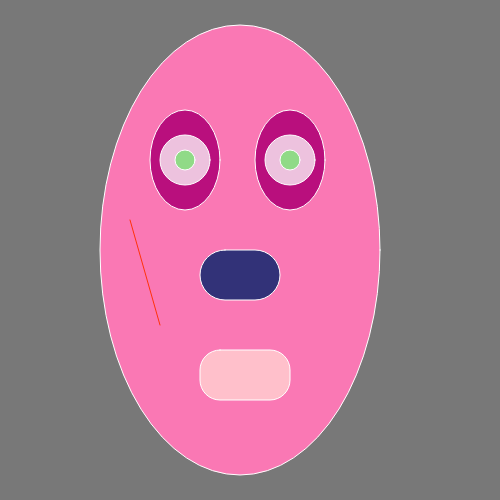
Frame 1 (no input)
Frame 60 (no input): identical to frame 1, image omitted
Frame 120 (the mouse pressed at the canvas centre since frame 60): identical to frame 1, image omitted

The p5.js sketch that drew this single still picture (run headless with seeded random() and noise() and a simulated clock; from frame 60 on, the mouse is pressed at the canvas centre):

// p5.js sketch
// ── sketch.js

function setup() {
createCanvas(500,500);
background(255);

}


function draw() {
background(120);
stroke(255);


let ran = random(0); // 0-100
//let ran = mouseX; // 0-100
let ran2 = random(0); // 0-500


 let leftix = 60;
 let leftiy = 60;
 let rightix = 200;
 let rightiy = 60;


// let ran = 50; // 0-100
// let ran2 = 50; // 0-500


// (greyscale)  = black
fill(250,120,180);


// lox, loy, width, height   [ parameters or arguments]
// default drawing is center out.
ellipse(240,250,280,450);
// overloading is all about different parameters
//  to create different behavior
 // r,g,b


 // left
fill(185,15,125);
ellipse(leftix + ran +125,leftiy+ 100,ran +70,100);
// grey, a
fill(255,190);
ellipse(leftix +ran2 +125,leftiy + 100,50,ran +50);
 // r,g,b,a
fill(0,255,0,100);
ellipse(leftix +ran +125,leftiy + 100,20,ran2 +20);




// right
fill(185,15,125);
 ellipse(rightix+ ran +90,rightiy + 100,ran +70,100);
// grey, a
fill(255,190);
ellipse(rightix + ran2 +90,rightiy +100,50,ran +50);


 // r,g,b,a
fill(0,255,0,100);
ellipse(rightix + ran +90,rightiy + 100,20,ran2 +20);


  // r,g,b,a
  fill("pink");
  // x, y, w, h, c
  // draws by default from the top-left
rect(200,350,90,50,20);


fill(50,50,120);
// x, y, w, h, c1,c2,c3,c4
rect(200,250,80,50,55,50,250,250);


stroke(255,50,10);
 //x1,y1,x2,y2
 line(130, 220, 160, 325);


   /*
 */


}
